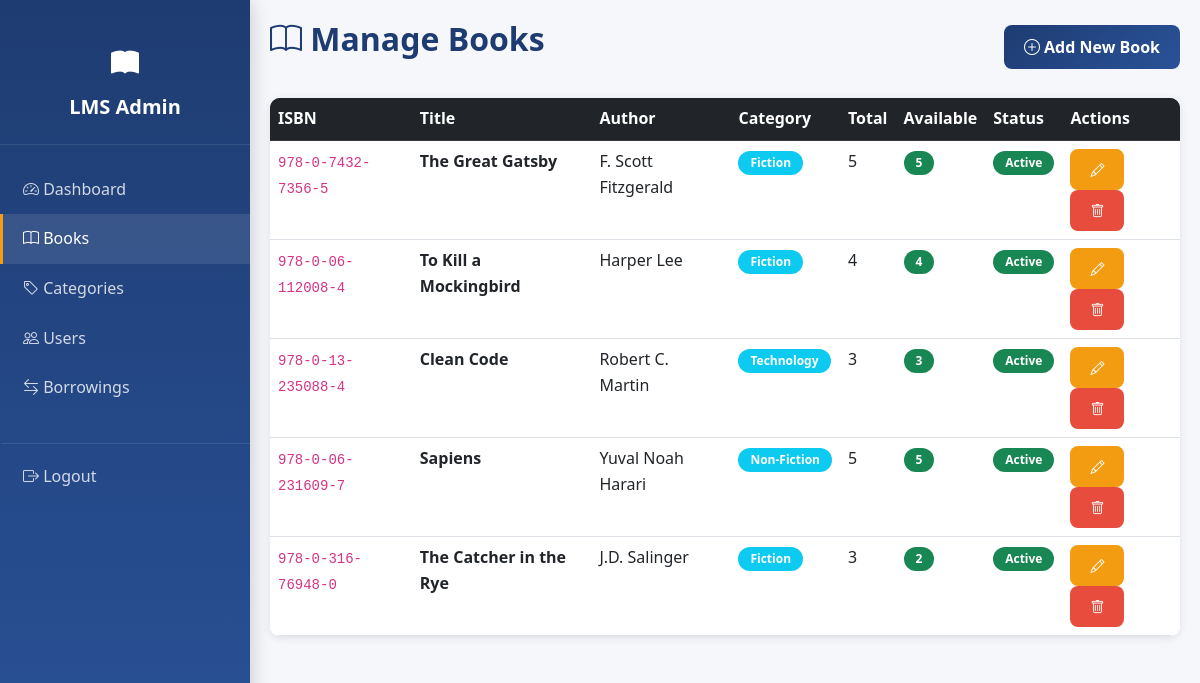
The app's page /admin/books.php (signed in) with its own data.
### tables this page shows
CREATE TABLE IF NOT EXISTS books (
    id INT PRIMARY KEY AUTO_INCREMENT,
    title VARCHAR(255) NOT NULL,
    author VARCHAR(100) NOT NULL,
    isbn VARCHAR(20) UNIQUE NOT NULL,
    category_id INT NOT NULL,
    description TEXT,
    publisher VARCHAR(100),
    publication_date DATE,
    pages INT,
    language VARCHAR(30) DEFAULT 'English',
    total_copies INT DEFAULT 1,
    available_copies INT DEFAULT 1,
    cover_image VARCHAR(255),
    is_active BOOLEAN DEFAULT TRUE,
    created_at TIMESTAMP DEFAULT CURRENT_TIMESTAMP,
    updated_at TIMESTAMP DEFAULT CURRENT_TIMESTAMP ON UPDATE CURRENT_TIMESTAMP,
    FOREIGN KEY (category_id) REFERENCES categories(id) ON DELETE RESTRICT,
    INDEX idx_title (title),
    INDEX idx_author (author),
    INDEX idx_isbn (isbn),
    INDEX idx_category_id (category_id),
    INDEX idx_is_active (is_active),
    FULLTEXT INDEX ft_title_author (title, author)
);

CREATE TABLE IF NOT EXISTS categories (
    id INT PRIMARY KEY AUTO_INCREMENT,
    name VARCHAR(100) UNIQUE NOT NULL,
    description TEXT,
    is_active BOOLEAN DEFAULT TRUE,
    created_at TIMESTAMP DEFAULT CURRENT_TIMESTAMP,
    updated_at TIMESTAMP DEFAULT CURRENT_TIMESTAMP ON UPDATE CURRENT_TIMESTAMP,
    INDEX idx_name (name),
    INDEX idx_is_active (is_active)
);

### config/database.php (called while the page is built, shortened)
<?php
function executeQuery($conn, $query, $types = "", $params = []) {
    try {
        $stmt = $conn->prepare($query);
        if (!$stmt->execute()) {
            throw new Exception("Execute failed: " . $stmt->error);
        }
        return $stmt;
    } catch (Exception $e) {
        error_log("Query execution error: " . $e->getMessage(), 3, __DIR__ . "/../logs/error.log");
        return null;
    }
}
function getRows($conn, $query, $types = "", $params = []) {
    $stmt = executeQuery($conn, $query, $types, $params);
    if ($stmt) {
        $result = $stmt->get_result();
        $rows = $result->fetch_all(MYSQLI_ASSOC);
        return $rows;
    }
    return [];
}
?>

### admin/books.php (the view, shortened to what this page needs)
<?php
require_once '../config/database.php';
$action = $_GET['action'] ?? 'list';
$books = [];
if ($action === 'list') {
    $books = getRows($conn,
        "SELECT b.*, c.name as category_name FROM books b
         JOIN categories c ON b.category_id = c.id
         ORDER BY b.created_at DESC", "", []);
}
?>
<!DOCTYPE html>
<html lang="en">
<head>
    <link href="https://cdn.jsdelivr.net/npm/bootstrap@5.3.0/dist/css/bootstrap.min.css" rel="stylesheet">
    <link href="https://cdn.jsdelivr.net/npm/bootstrap-icons@1.11.0/font/bootstrap-icons.css" rel="stylesheet">
    <link rel="stylesheet" href="../assets/css/style.css">
    <link rel="stylesheet" href="../assets/css/dashboard.css">
</head>
<body>
    <div class="sidebar">
        <div class="sidebar-header">
            <i class="bi bi-book-fill" style="font-size: 28px; margin-bottom: 10px; display: block;"></i>
            <h5>LMS Admin</h5>
        </div>
        <nav class="sidebar-nav">
            <a href="dashboard.php" class="nav-link">
                <i class="bi bi-speedometer2"></i> Dashboard
            </a>
            <a href="books.php" class="nav-link active">
                <i class="bi bi-book"></i> Books
            </a>
            <a href="categories.php" class="nav-link">
                <i class="bi bi-tag"></i> Categories
            </a>
            <a href="users.php" class="nav-link">
                <i class="bi bi-people"></i> Users
            </a>
            <a href="borrowings.php" class="nav-link">
                <i class="bi bi-arrow-left-right"></i> Borrowings
            </a>
            <a href="../includes/logout.php" class="nav-link" style="color: rgba(255, 255, 255, 0.6); margin-top: 30px; border-top: 1px solid rgba(255, 255, 255, 0.1); padding-top: 20px;">
                <i class="bi bi-box-arrow-right"></i> Logout
            </a>
        </nav>
    </div>
    <div class="main-content">
        <div class="d-flex justify-content-between align-items-center mb-4">
            <h2><i class="bi bi-book"></i> Manage Books</h2>
            <a href="books.php?action=add" class="btn btn-primary">
                <i class="bi bi-plus-circle"></i> Add New Book
            </a>
        </div>
        <?php if ($action === 'list'): ?>
            <div class="card">
                <div class="table-responsive">
                    <table class="table table-hover mb-0">
                        <thead class="table-dark">
                            <tr>
                                <th>ISBN</th>
                                <th>Title</th>
                                <th>Author</th>
                                <th>Category</th>
                                <th>Total</th>
                                <th>Available</th>
                                <th>Status</th>
                                <th>Actions</th>
                            </tr>
                        </thead>
                        <tbody>
                            <?php if (!empty($books)): ?>
                                <?php foreach ($books as $b): ?>
                                    <tr>
                                        <td><code><?php echo htmlspecialchars($b['isbn']); ?></code></td>
                                        <td><strong><?php echo htmlspecialchars($b['title']); ?></strong></td>
                                        <td><?php echo htmlspecialchars($b['author']); ?></td>
                                        <td>
                                            <span class="badge bg-info"><?php echo htmlspecialchars($b['category_name']); ?></span>
                                        </td>
                                        <td><?php echo $b['total_copies']; ?></td>
                                        <td>
                                            <span class="badge <?php echo $b['available_copies'] > 0 ? 'bg-success' : 'bg-danger'; ?>">
                                                <?php echo $b['available_copies']; ?>
                                            </span>
                                        </td>
                                        <td>
                                            <?php echo $b['is_active'] ? '<span class="badge bg-success">Active</span>' : '<span class="badge bg-secondary">Inactive</span>'; ?>
                                        </td>
                                        <td>
                                            <a href="books.php?action=edit&id=<?php echo $b['id']; ?>" class="btn btn-sm btn-warning">
                                                <i class="bi bi-pencil"></i>
                                            </a>
                                            <button class="btn btn-sm btn-danger" data-bs-toggle="modal" data-bs-target="#deleteModal" data-id="<?php echo $b['id']; ?>">
                                                <i class="bi bi-trash"></i>
                                            </button>
                                        </td>
                                    </tr>
                                <?php endforeach; ?>
                            <?php endif; ?>
                        </tbody>
                    </table>
                </div>
            </div>
        <?php endif; ?>
    </div>
</body>
</html>

### assets/css/style.css (style rules this page uses)
:root { --primary-color: #1e3c72; --secondary-color: #2a5298; --accent-color: #f39c12; --success-color: #27ae60; --danger-color: #e74c3c; --warning-color: #f39c12; --info-color: #3498db; --light-bg: #ecf0f1; --dark-text: #2c3e50; --border-color: #bdc3c7; }
* { margin: 0; padding: 0; box-sizing: border-box; }
html, body { height: 100%; }
body { font-family: 'Segoe UI', Tahoma, Geneva, Verdana, sans-serif; color: var(--dark-text); background-color: #f5f7fa; line-height: 1.6; }
h1, h2, h3, h4, h5, h6 { font-weight: 700; color: var(--primary-color); margin-bottom: 1rem; }
a { color: var(--primary-color); text-decoration: none; transition: all 0.3s ease; }
.btn { font-weight: 600; border-radius: 8px; padding: 10px 20px; transition: all 0.3s ease; border: none; cursor: pointer; }
.btn-primary { background: linear-gradient(135deg, var(--primary-color) 0%, var(--secondary-color) 100%); color: white; }
.btn-danger { background: var(--danger-color); color: white; }
.btn-warning { background: var(--warning-color); color: white; }
.card { border: none; border-radius: 10px; box-shadow: 0 2px 10px rgba(0, 0, 0, 0.05); transition: all 0.3s ease; }
.table { background: white; }
.table thead { background: linear-gradient(135deg, var(--primary-color) 0%, var(--secondary-color) 100%); color: white; }
.table tbody tr { transition: all 0.3s ease; }
.badge { padding: 6px 12px; border-radius: 20px; font-weight: 600; font-size: 12px; }
.nav-link { color: rgba(255, 255, 255, 0.8) !important; transition: all 0.3s ease; font-weight: 500; }
.nav-link:hover, .nav-link.active { color: white !important; }

### assets/css/dashboard.css (style rules this page uses)
.sidebar { width: 250px; background: linear-gradient(180deg, var(--primary-color) 0%, var(--secondary-color) 100%); color: white; padding: 20px 0; position: fixed; height: 100vh; overflow-y: auto; z-index: 1000; }
.sidebar-header { padding: 20px; text-align: center; border-bottom: 1px solid rgba(255, 255, 255, 0.1); }
.sidebar-header h5 { color: white; margin-bottom: 5px; }
.sidebar-nav { padding: 20px 0; }
.nav-link { display: block; padding: 12px 20px; color: rgba(255, 255, 255, 0.8); transition: all 0.3s ease; border-left: 3px solid transparent; text-decoration: none; }
.nav-link.active { background: rgba(255, 255, 255, 0.15); color: white; border-left-color: var(--accent-color); }
.main-content { margin-left: 250px; flex: 1; padding: 20px; background-color: #f5f7fa; }
.table-responsive { background: white; border-radius: 10px; box-shadow: 0 2px 10px rgba(0, 0, 0, 0.05); overflow: hidden; }
.table { margin-bottom: 0; }
.table thead { background: linear-gradient(135deg, var(--primary-color) 0%, var(--secondary-color) 100%); }
.table tbody tr { transition: all 0.3s ease; }

### admin/books.php (style rules this page uses)
:root { --primary-color: #1e3c72; --secondary-color: #2a5298; }
.sidebar { background: linear-gradient(180deg, var(--primary-color) 0%, var(--secondary-color) 100%); min-height: 100vh; padding: 20px 0; position: fixed; width: 250px; left: 0; top: 0; overflow-y: auto; z-index: 1000; box-shadow: 0 0 20px rgba(0, 0, 0, 0.2); }
.sidebar-header { padding: 20px; text-align: center; color: white; border-bottom: 1px solid rgba(255, 255, 255, 0.1); }
.nav-link { color: rgba(255, 255, 255, 0.8); padding: 12px 20px; transition: all 0.3s ease; border-left: 3px solid transparent; }
.nav-link.active, .nav-link:hover { background: rgba(255, 255, 255, 0.1); color: white; border-left-color: #f39c12; }
.main-content { margin-left: 250px; padding: 20px; }

### records on screen
books: isbn "978-0-7432-7356-5", title "The Great Gatsby", author "F. Scott Fitzgerald", category.name "Fiction", total_copies "5", available_copies "5", is_active "Active"
books: isbn "978-0-06-112008-4", title "To Kill a Mockingbird", author "Harper Lee", category.name "Fiction", total_copies "4", available_copies "4", is_active "Active"
books: isbn "978-0-13-235088-4", title "Clean Code", author "Robert C. Martin", category.name "Technology", total_copies "3", available_copies "3", is_active "Active"
books: isbn "978-0-06-231609-7", title "Sapiens", author "Yuval Noah Harari", category.name "Non-Fiction", total_copies "5", available_copies "5", is_active "Active"
books: isbn "978-0-316-76948-0", title "The Catcher in the Rye", author "J.D. Salinger", category.name "Fiction", total_copies "3", available_copies "2", is_active "Active"
